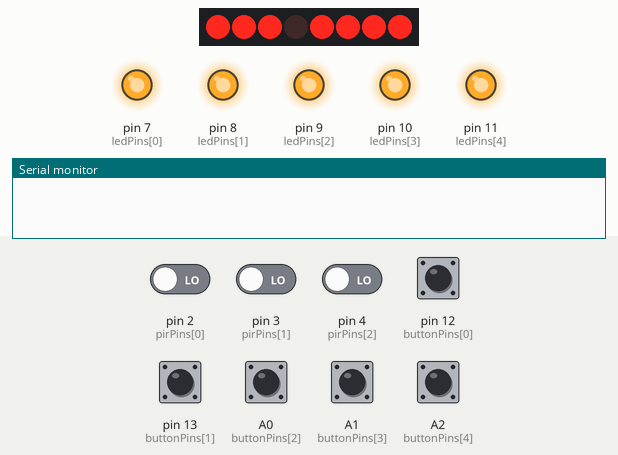
Bench run of a sketch on a simulated Arduino Uno, built with avr-gcc and run on an emulated ATmega328P. On the bench: 8 shift-register outputs drawn as a row of LEDs (first output left, lit = HIGH), output pins drawn as LEDs (lit = HIGH), the last lines printed to the serial monitor. Wiring (inferred from the names in the program): shift register (74HC595): data A4; shift clock A5; latch A3. Wiring (inferred from the signals the program sends): row of LEDs: on Q0, Q1, Q2, Q3, Q4, Q5, Q6, Q7. Dashed ring = blinking. Inputs (shaded band) come from the test bench; at power-on: A0 (buttonPins[2]), A1 (buttonPins[3]), A2 (buttonPins[4]), pin 12 (buttonPins[0]), pin 13 (buttonPins[1]) HIGH, pin 2 (pirPins[0]), pin 3 (pirPins[1]), pin 4 (pirPins[2]) LOW. Pins used as bus, display or sensor lines are not drawn.

Above: at 1.2 s.
1.3 s: pin 12 (buttonPins[0]) pulled LOW for 1 s
At 1.75 s:
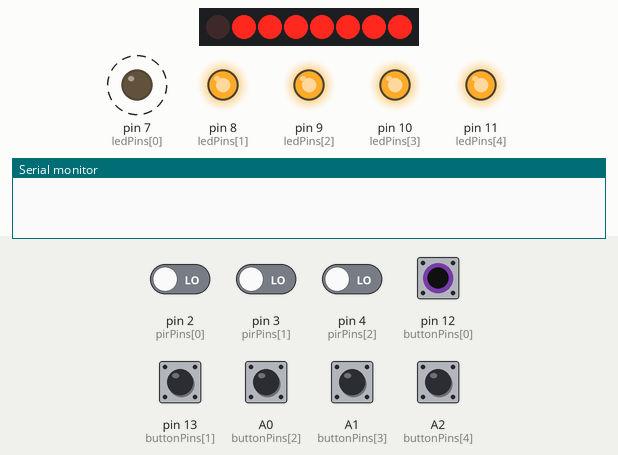
4.0 s: pin 13 (buttonPins[1]) pulled LOW for 0.15 s
At 5.3 s:
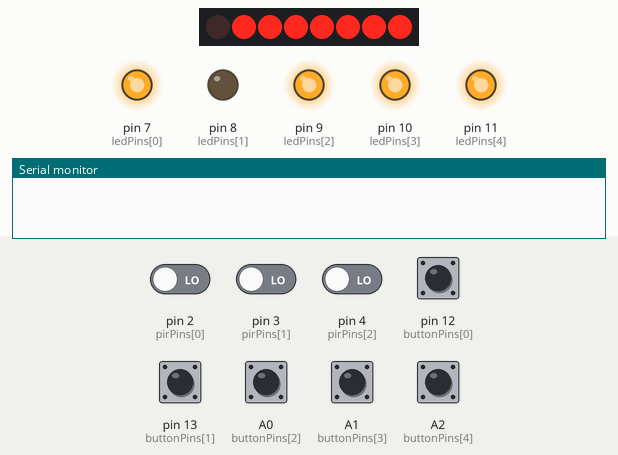
5.8 s: A0 (buttonPins[2]) pulled LOW for 0.15 s
At 6.7 s:
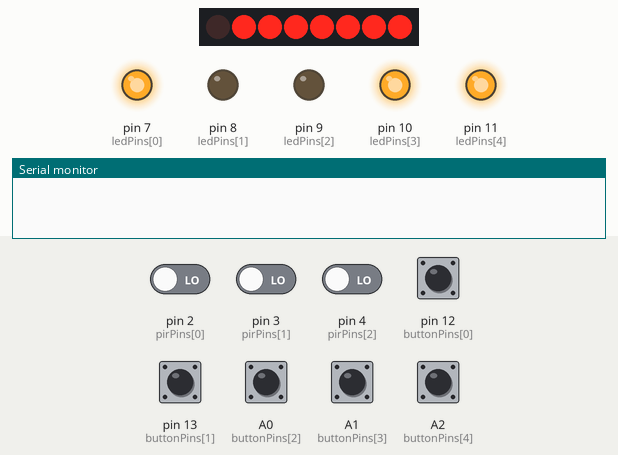
7.6 s: pin 3 (pirPins[1]) driven HIGH
At 8.8 s:
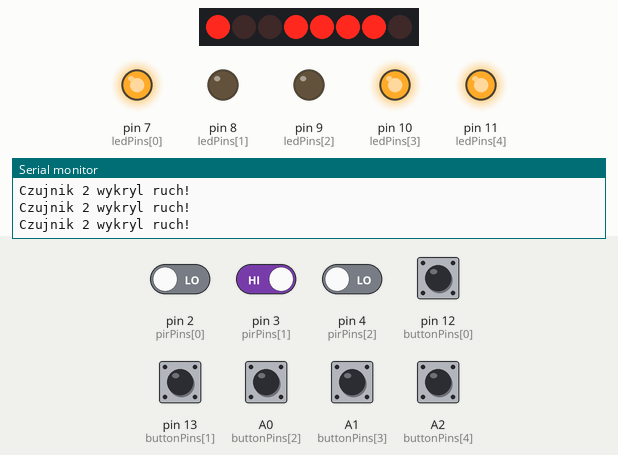
9.1 s: pin 4 (pirPins[2]) driven HIGH
At 10.1 s:
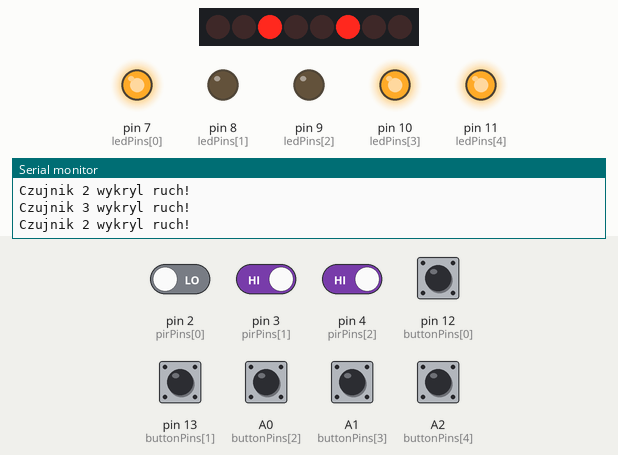
10.6 s: pin 12 (buttonPins[0]) pulled LOW for 0.15 s
At 11.4 s:
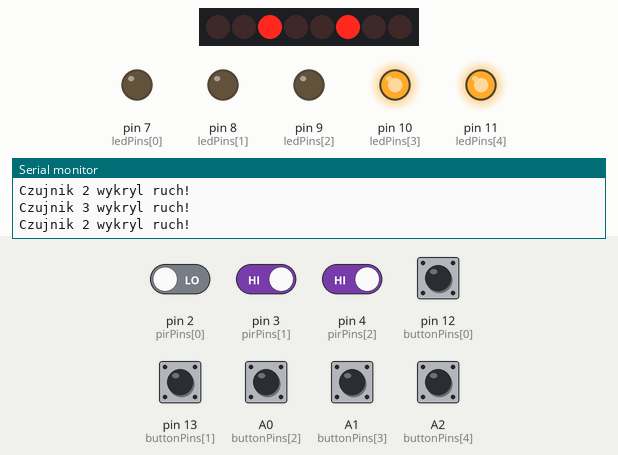
Timing chart, 0 to 13.4 s (numbered marks = the images above; inputs shaded):
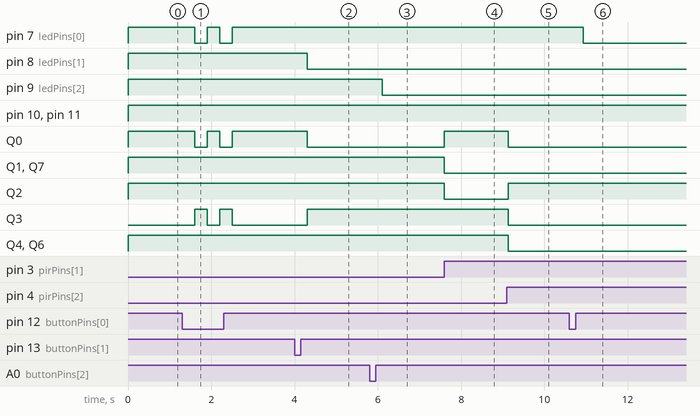

Measured:
- after the input at 1.3 s, pin 7 (ledPins[0]), Q0: alternates HIGH for 0.30 s and LOW for 0.30 s, 4 changes in all, then stays HIGH, starting after 0.30 s; Q3: alternates HIGH for 0.30 s and LOW for 0.30 s, 4 changes in all, then stays LOW, starting after 0.30 s
- after the input at 4.0 s, pin 8 (ledPins[1]), Q0: HIGH → LOW after 0.30 s; Q3: LOW → HIGH after 0.30 s
- after the input at 5.8 s, pin 9 (ledPins[2]): HIGH → LOW after 0.30 s
- after the input at 7.6 s, Q0: LOW → HIGH at once; Q1, Q2, Q7: HIGH → LOW at once
- after the input at 9.1 s, Q0, Q3, Q4, Q6: HIGH → LOW at once; Q2: LOW → HIGH at once
- after the input at 10.6 s, pin 7 (ledPins[0]): HIGH → LOW after 0.33 s

The sketch:

ProjektAlarm.ino
```cpp
const int pirPins[] = {2, 3, 4, 5, 6};
const int buttonPins[] = {12, 13, A0, A1, A2};
const int ledPins[] = {7, 8, 9, 10, 11};
const int numSensors = 5;

const int dataPin = A4;
const int clockPin = A5;
const int latchPin = A3;

bool sensorEnabled[numSensors] = {false};
bool pirDetected[numSensors] = {false};

int pirDetCount;

const byte liczby[6] = {63, 121, 36, 48, 25, 18};

void setup() {
  for (int i = 0; i < numSensors; i++) {
    pinMode(pirPins[i], INPUT);
    pinMode(buttonPins[i], INPUT_PULLUP);
    pinMode(ledPins[i], OUTPUT);
  }

  pinMode(dataPin, OUTPUT);
  pinMode(clockPin, OUTPUT);
  pinMode(latchPin, OUTPUT);

  Serial.begin(9600);
}

void loop() {
  for (int i = 0; i < numSensors; i++) {
    if (digitalRead(buttonPins[i]) == LOW) {
      sensorEnabled[i] = !sensorEnabled[i];
      pirDetected[i] = false;
      delay(300);
    }
  }

  bool anySensorActive = false;
  pirDetCount = 0;

  for (int i = 0; i < numSensors; i++) {
    if (sensorEnabled[i]) {
      anySensorActive = true;
      if (digitalRead(pirPins[i]) == HIGH) {
        pirDetected[i] = true;
      }
      if (pirDetected[i]) {
        Serial.print("Czujnik ");
        Serial.print(i + 1);
        Serial.println(" wykryl ruch!");
        pirDetCount++;
      }
    }
  }

  for (int i = 0; i < numSensors; i++) {
    digitalWrite(ledPins[i], !sensorEnabled[i]);
  }

  if ((pirDetCount > 0) && (pirDetCount <= 5)) {
    writeLED(liczby[pirDetCount]);
  } else {
    writeLED(anySensorActive ? 254 : 247);
  }
}

void writeLED(byte data) {
  digitalWrite(latchPin, LOW);
  shiftOut(dataPin, clockPin, MSBFIRST, data);
  digitalWrite(latchPin, HIGH);
}
```
